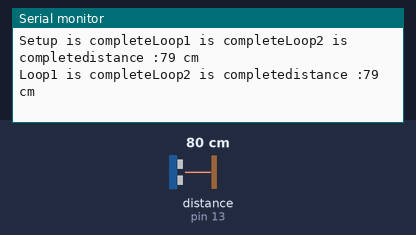
The sketch below on a simulated Arduino Uno, built with avr-gcc and run on an emulated ATmega328P. On the bench: the last lines printed to the serial monitor. Wiring (inferred from the names in the program): ultrasonic range finder: trigger pin 2; echo pin 13. The inputs (shaded band) are chosen by the test bench; at power-on: distance to the obstacle (sensor on pin 13) 80 cm. The echo pulse lasts 58.3 µs per cm.

Above: at 1.8 s.
1.9 s: distance to the obstacle (sensor on pin 13) set to 2 cm
At 2.8 s:
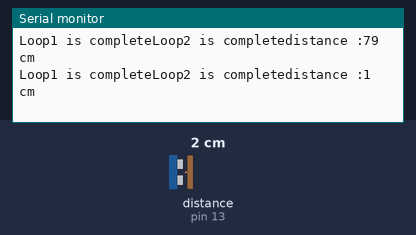
3.4 s: distance to the obstacle (sensor on pin 13) set to 4 cm
At 4.8 s:
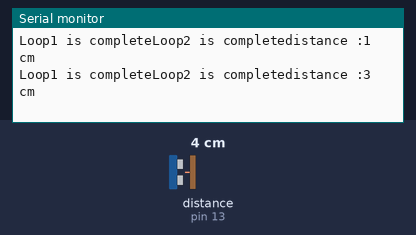
Timing chart, 0 to 6.4 s (numbered marks = the images above; inputs shaded):
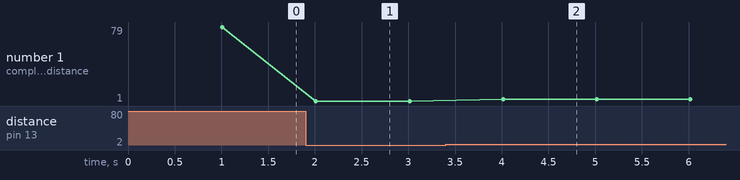

Measured:
- after the input at 1.9 s, the serial monitor: prints a new line after 0.11 s (image 1)
- after the input at 3.4 s, the serial monitor: prints a new line after 0.61 s (image 2)
- plotted number 1: 1 → 3 after the input at 3.4 s

The sketch:

HC-SR04_Ultrasonic_Reading.ino
```cpp
#include <Wire.h>
#include <SPI.h>
#define echoPin 13                          // CHANGE PIN NUMBER HERE IF YOU WANT TO USE A DIFFERENT PIN
#define trigPin 2                           // CHANGE PIN NUMBER HERE IF YOU WANT TO USE A DIFFERENT PIN
long duration, distance;
void setup(){
  Serial.print("Setup is starting");
  Serial.begin (115200);
  pinMode(trigPin, OUTPUT);
  pinMode(echoPin, INPUT);
  Serial.print("Setup is complete");
}
void loop(){
  digitalWrite(trigPin, LOW);
  delayMicroseconds(2);
  Serial.print("Loop1 is complete");
  digitalWrite(trigPin, HIGH);
  delayMicroseconds(10);
  digitalWrite(trigPin, LOW);

  duration = pulseIn(echoPin, HIGH);
  Serial.print("Loop2 is complete");
  distance = duration / 58.2;
  String disp = String(distance);

  Serial.print("distance :");
  Serial.print(disp);
  Serial.print(" cm");
  Serial.println("");
  delay(1000);
}
```
